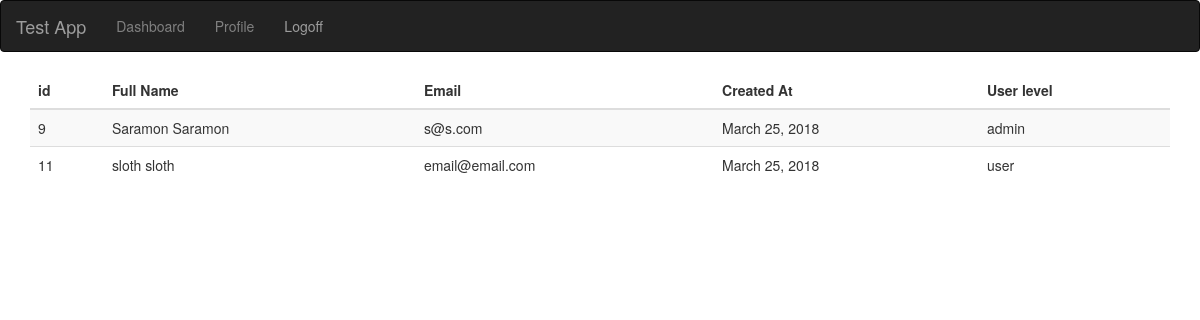
Page /dashboard/ (signed in) on the earlier database version.
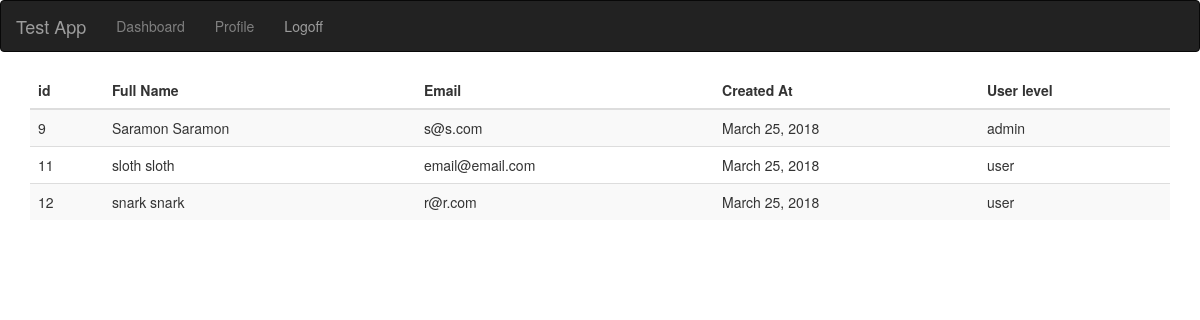
Same page on the later database version.
### apps/login/models.py (models this page shows)
class Users(models.Model):
    first_name = models.CharField(max_length=255)
    last_name = models.CharField(max_length=255)
    email = models.CharField(max_length=255)
    password = models.CharField(max_length=255)
    created_at = models.DateTimeField(auto_now_add=True)
    user_level = models.CharField(max_length=255)
    description = models.TextField(max_length=1000)
    objects = UsersManager()

### apps/dashboard/views.py (the view)
def index(request):
    messages.info(request, "")
    if request.session['status'] == False:
        return redirect('/')
    users = Users.objects.all()
    users1 = list(users)
    users2 = [{'id':x.id,
               'first_name':x.first_name,
               'last_name':x.last_name,
               'email':x.email,
               'created_at':x.created_at,
               'user_level':USER_LEVEL[x.user_level]} for x in users1]
    context = { 'user_list':users2}
    return render(request, 'dashboard/index.html',context)

### apps/dashboard/templates/dashboard/index.html (shortened to what this page needs)
  <!DOCTYPE html>
  <html>
    <head>
      <link rel="stylesheet" href="https://maxcdn.bootstrapcdn.com/bootstrap/3.3.7/css/bootstrap.min.css">
        {% load static %}
      <link rel="stylesheet" href="{% static 'store/css/style.css' %}" media="screen" title="no title"  charset="utf-8">
      </head>
    <body>
    <nav class="navbar navbar-inverse">
      <div class="container-fluid">
        <div class="navbar-header">
          <a class="navbar-brand" href="/">Test App</a>
        </div>
      <ul class="nav navbar-nav">
      <li>
      <form action="/dashboard/decision/" method="post">
          <input type="submit" value="Dashboard" style="border:none;background:none;color:gray;padding:15px;">
      </form>
      </li>
      <li>
      <form action="/users/show_profile/{{request.session.id}}/" method="post">
          <input type="submit" value="Profile" style="border:none;background:none;color:gray;padding:15px;">
      </form>
      </li>
      <li><a href="/logoff">Logoff</a></li>
    </ul>
    </div>
    </nav>
        <div class="container">
        <table class="table table-striped">
        <thead>
          <tr>
            <th>id</th>
            <th>Full Name</th>
            <th>Email</th>
            <th>Created At</th>
            <th>User level</th>
          </tr>
        </thead>
        <tbody>
          {% for user in user_list %}
          <tr>
             <td>{{user.id}}</td>
             <td>{{user.first_name}} {{user.last_name}}</td>
             <td>{{user.email}}</td>
             <td>{{user.created_at|date:'F d, Y'}}</td>
             <td>{{user.user_level}}</td>
          </tr>
          {% endfor %}
        </tbody>
      </table>
      </div>
    </body>
  </html>

Differences in the rows shown:
added Users: first_name "snark", last_name "snark", email "r@r.com", created_at "March 25, 2018"
Other differences:
new list line: "12 user"
